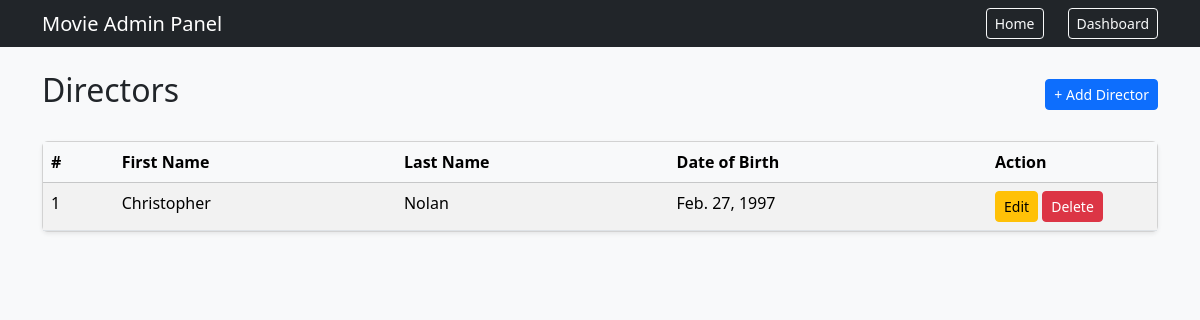
The page /directors/ on the database its author committed.
### firstapp/models.py (models this page shows, shortened)
class Director(models.Model):
    first_name = models.CharField(max_length=30)
    last_name = models.CharField(max_length=30)
    date_of_birth = models.DateField()

### firstapp/views.py (the view)
# urls.py: path('directors/', views.director_list, name='director_list'),
def director_list(request):
    directors = Director.objects.all()
    context = {
        'directors': directors,
    }
    return render(request, 'director_list.html', context)

### firstapp/templates/director_list.html (shortened to what this page needs)
{% extends "base.html" %}
{% block content %}
<div class="d-flex justify-content-between align-items-center mb-4">
    <h2>Directors</h2>
    <a href="{% url 'director_create' %}" class="btn btn-primary btn-sm">+ Add Director</a>
</div>
<div class="card shadow-sm">
    <div class="card-body p-0">
        <div class="table-responsive">
            <table class="table table-striped table-hover mb-0">
                <thead class="table-light">
                    <tr>
                        <th>#</th>
                        <th>First Name</th>
                        <th>Last Name</th>
                        <th>Date of Birth</th>
                        <th style="width: 170px;">Action</th>
                    </tr>
                </thead>
                <tbody>
                    {% for director in directors %}
                    <tr>
                        <td>{{ forloop.counter }}</td>
                        <td>{{ director.first_name }}</td>
                        <td>{{ director.last_name }}</td>
                        <td>{{ director.date_of_birth }}</td>
                        <td>
                            <a href="{% url 'director_edit' director.id %}" class="btn btn-warning btn-sm">Edit</a>
                            <a href="{% url 'director_delete' director.id %}"
                               class="btn btn-danger btn-sm"
                               onclick="return confirm('Delete this director?');">
                                Delete
                            </a>
                        </td>
                    </tr>
                    {% empty %}
                    <tr>
                        <td colspan="5" class="text-center py-3">No directors found.</td>
                    </tr>
                    {% endfor %}
                </tbody>
            </table>
        </div>
    </div>
</div>
{% endblock %}

### rows shown on the page
Director: first_name "Christopher", last_name "Nolan", date_of_birth "Feb. 27, 1997"
